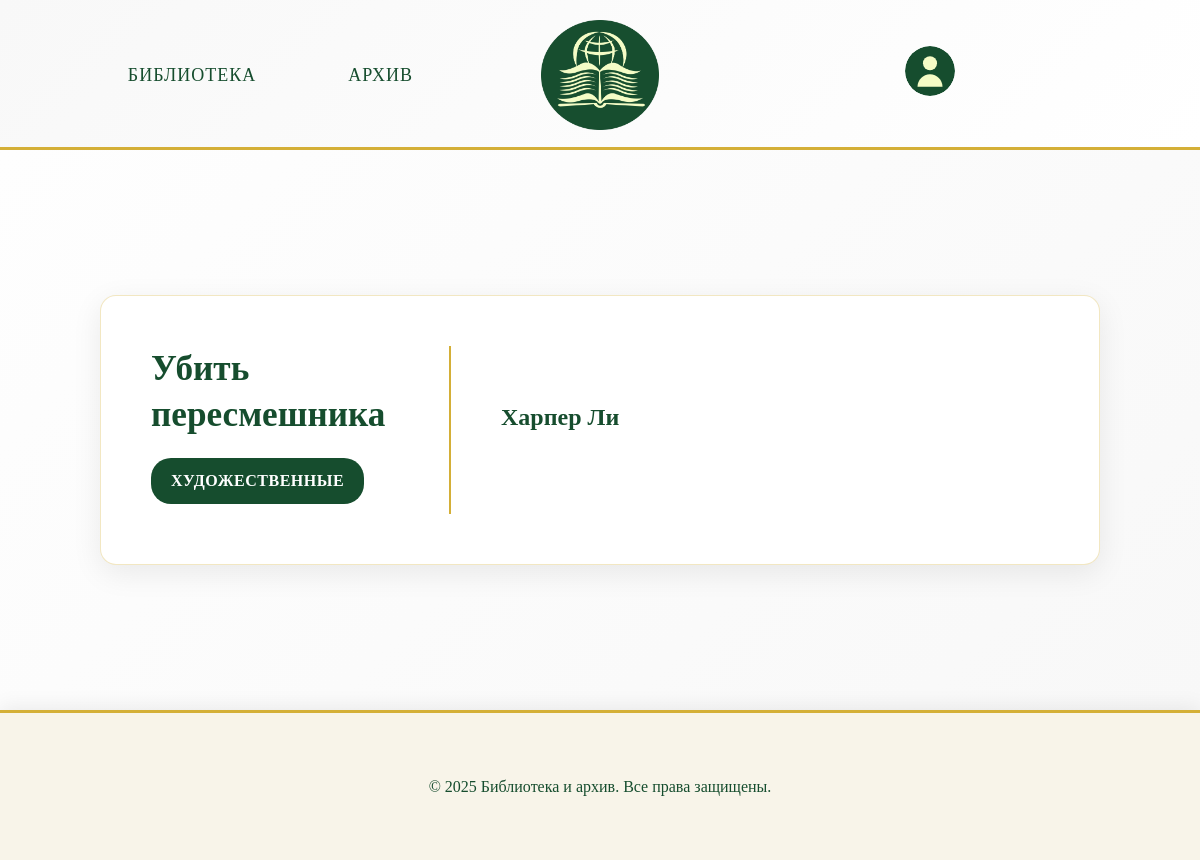
/book/2/, run on the app's committed database.
### app/models.py (models this page shows, shortened)
class Book(models.Model):
    id = models.AutoField(primary_key=True)
    title = models.CharField(max_length=100, verbose_name='Название')
    author = models.CharField(max_length=50, verbose_name='Автор')
    description_short = models.TextField(verbose_name='Краткое описание')
    description_long = models.TextField(verbose_name='Подробное описание')
    year = models.IntegerField(verbose_name='Год издания')
    quantity = models.IntegerField(verbose_name='В наличии')
    genre = models.CharField(
        max_length=100,
        verbose_name="Жанр",
        choices=[
            ('Художественные', 'Художественные'),
            ('Научные', 'Научные'),
            ('Исторические', 'Исторические'),
            ('Образовательные', 'Образовательные'),
        ]
    )
    class Meta:
        verbose_name = "книга"
        verbose_name_plural = "книги"

### app/views.py (the view)
# urls.py: path('book/<int:book_id>/', views.book_detail, name='book_detail'),
def book_detail(request, book_id):
    book = get_object_or_404(Book, id=book_id)
    context = {
        'book': book
    }
    return render(request, 'app/book.html', context)

### templates/app/book.html (shortened to what this page needs)
<!DOCTYPE html>
<html lang="ru">
    <head>
        {% load static %}
        <link rel="stylesheet" href="{% static 'css/style.css' %}" />
    </head>
    <body>
        <header>
        <nav>
            <ul class="menu-items">
            <li class="menu-item"><a href="{% url 'library' %}">Библиотека</a></li>
            <li class="menu-item"><a href="{% url 'archive' %}">Архив</a></li>
            </ul>
        </nav>
        <a href="{% url 'library' %}">
            <img src="{% static 'images/Group_2_2.png' %}" alt="Логотип" class="logo">
        </a>
        <a href="{% url 'profile' %}" class="profile-link">
            <img
        alt="Профиль" class="profile-icon">
        </a>
        </header>
        <main class="books-information">
            <div class="book-detail-card">
                <div class="book-left-side">
                    <h2 class="book-title">{{ book.title }}</h2>
                    <span class="book-genre">{{ book.genre }}</span>
                </div>
                <div class="book-right-side">
                    <p class="book-author">{{ book.author }}</p>
                </div>
            </div>
        </main>
        <footer class="footer">
            <p class="footer-copyright">&copy; 2025 Библиотека и архив. Все права защищены.</p>
        </footer>
    </body>
</html>

### static/css/style.css (style rules this page uses)
* { margin: 0; padding: 0; box-sizing: border-box; }
body { width: 100vw; overflow-x: hidden; background-color: #f8f4e9; font-family: 'Georgia', 'Times New Roman', serif; color: #2c2c2c; line-height: 1.6; }
header { height: 150px; padding: 20px 40px; display: grid; grid-template-columns: 1fr min-content 1fr; align-items: center; gap: 40px; background: linear-gradient(135deg, #f8f8f8 0%, #ffffff 100%); border-bottom: 3px solid #d4af37; box-shadow: 0 2px 20px rgba(0, 0, 0, 0.08); }
.menu-items { display: flex; gap: 40px; flex-direction: row; justify-content: center; align-self: center; }
.menu-item { list-style: none; font-size: 18px; font-weight: 500; color: #164d2e; padding: 12px 24px; border: 2px solid transparent; border-radius: 8px; transition: all 0.3s ease; cursor: pointer; position: relative; text-transform: uppercase; letter-spacing: 1px; }
.menu-item a { text-decoration: none; color: #164d2e; }
.logo { height: 100%; width: auto; object-fit: contain; max-height: 110px; display: block; align-self: center; }
.profile-link { justify-self: center; align-self: center; }
.profile-icon { width: 50px; height: 50px; cursor: pointer; justify-self: center; align-self: center; border-radius: 50%; transition: all 0.3s ease; }
.book-title { font-size: 18px; color: #164d2e; margin-bottom: 10px; font-weight: 600; }
.book-author { color: #666; font-size: 14px; margin-bottom: 15px; }
.book-genre { font-size: 16px; color: #164d2e; margin-bottom: 10px; }
.books-information { background: linear-gradient(135deg, #fefefe 0%, #f8f8f8 100%); min-height: 70vh; padding: 60px 20px; display: flex; justify-content: center; align-items: center; }
.book-detail-card { background: white; border-radius: 16px; padding: 50px; box-shadow: 0 8px 30px rgba(0, 0, 0, 0.08); border: 1px solid rgba(212, 175, 55, 0.3); max-width: 1000px; width: 100%; display: flex; gap: 50px; }
.book-left-side { flex: 0 0 300px; border-right: 2px solid #d4af37; padding-right: 40px; display: flex; flex-direction: column; justify-content: center; }
.book-left-side .book-title { font-size: 2.2rem; color: #164d2e; font-weight: 700; line-height: 1.3; margin-bottom: 20px; word-wrap: break-word; }
.book-left-side .book-genre { display: inline-block; background: #164d2e; color: white; padding: 10px 20px; border-radius: 20px; font-size: 1rem; font-weight: 600; text-transform: uppercase; letter-spacing: 0.5px; align-self: flex-start; }
.book-right-side { flex: 1; display: flex; flex-direction: column; justify-content: center; }
.book-right-side .book-author { font-size: 1.5rem; color: #164d2e; margin-bottom: 25px; font-weight: 600; }
.footer { height: 150px; display: flex; justify-content: center; align-items: center; border-top: 3px solid #d4af37; box-shadow: 0 -2px 20px rgba(0, 0, 0, 0.08); }
.footer-copyright { font-size: 16px; color: #164d2e; margin: 0; }

### data on the page
Book: title "Убить пересмешника", genre "ХУДОЖЕСТВЕННЫЕ", author "Харпер Ли"
